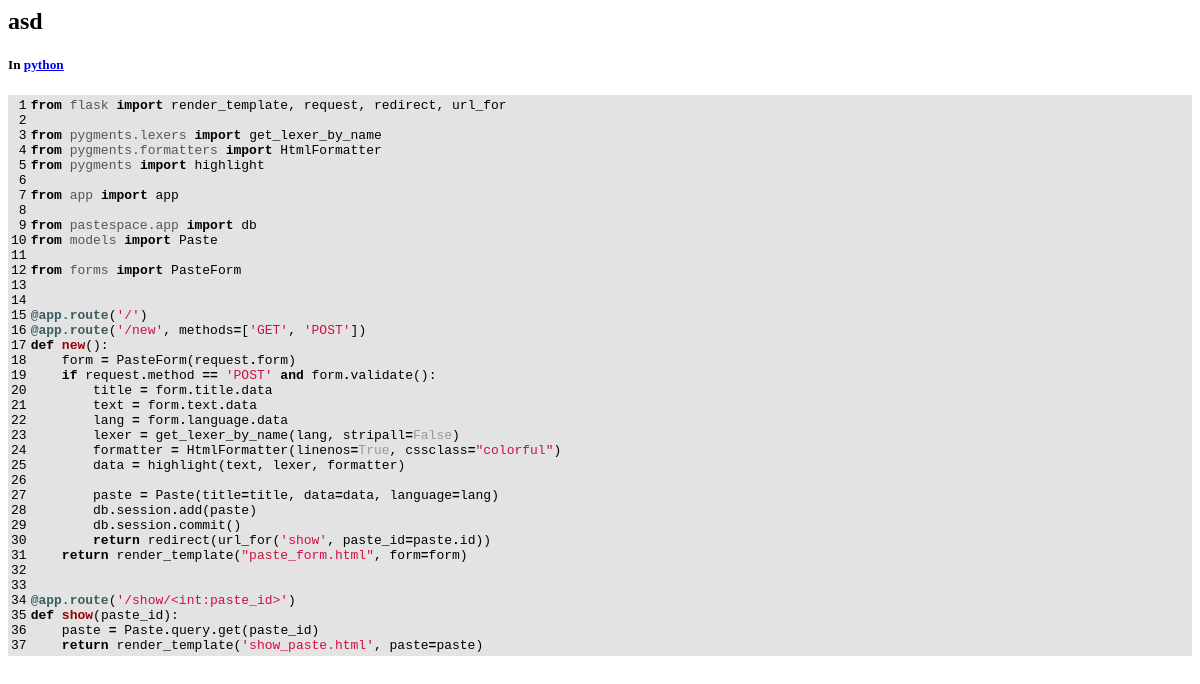
The page /show/2 on the database its author committed.
### pastespace/models.py (models this page shows, shortened)
class Paste(db.Model):
    id = db.Column(db.Integer, primary_key=True)
    title = db.Column(db.String(200), index=True)
    data = db.Column(db.String())
    language = db.Column(db.String(20), index=True)

### pastespace/views.py (the view)
@app.route('/show/<int:paste_id>')
def show(paste_id):
    paste = Paste.query.get(paste_id)
    return render_template('show_paste.html', paste=paste)

### pastespace/templates/show_paste.html (shortened to what this page needs)
<html>
<head>
</head>
<body>
	<h2>{{ paste.title }}</h2>
	<h5>In <a href="/language/{{ paste.language }}">{{ paste.language }}</a></h5>
	<div id="paste">{{ paste.data|safe }}</div>
</body>
</html>

### pastespace/templates/show_paste.html (style rules this page uses)
.k { color: #000000; font-weight: bold }
.o { color: #000000; font-weight: bold }
.kn { color: #000000; font-weight: bold }
.s { color: #d01040 }
.nd { color: #3c5d5d; font-weight: bold }
.nf { color: #990000; font-weight: bold }
.nn { color: #555555 }
.ow { color: #000000; font-weight: bold }
.bp { color: #999999 }
#paste { background-color: #e3e3e3; }

### rows shown on the page
Paste: title "asd", language "python", data "1 2 3 4 5 6 7 8 9 10 11 12 13 14 15 16 17 18 19 20 21 22 23 24 25 26 27 28 29 30 31 32 33 34 35 36 37 from flask import render_template , request , redirect , url_for from pygments.lexers import get_lexer_by_name from pygments.formatters import HtmlFormatter from pygments import highlight from app import app from pastespace.app import db from models import Paste from forms import PasteForm @app.route ( '/' ) @app.route ( '/new' , methods = [ 'GET' , 'POST' ]) def new (): form = PasteForm ( request . form ) if request . method == 'POST' and form . validate (): title = form . title . data text = form . text . data lang = form . language . data lexer = get_lexer_by_name ( lang , stripall =…"
